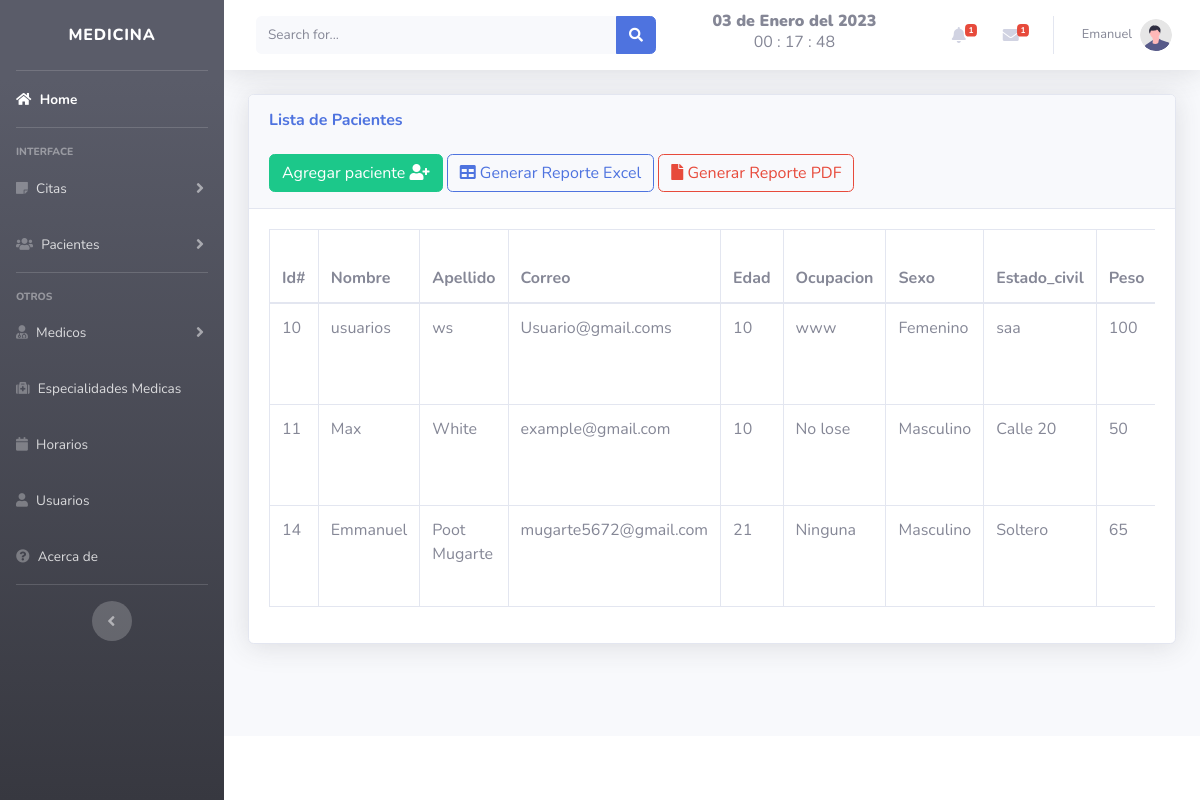
/views/pacientes.php (signed in), run on an earlier commit of the app's database.
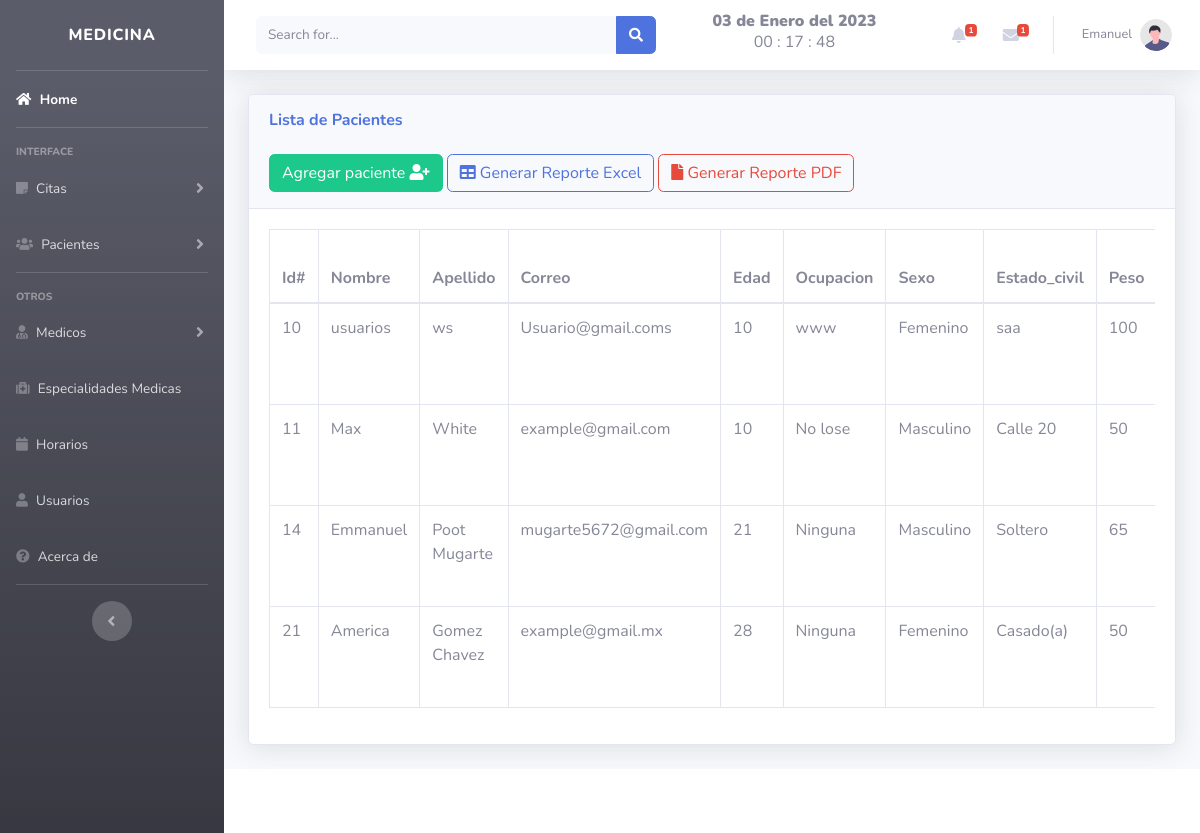
And on a later commit of the database.
### tables this page shows
CREATE TABLE `pacientes` (
  `id` int(11) NOT NULL,
  `nombre` varchar(50) NOT NULL,
  `apellidos` varchar(150) NOT NULL,
  `correo` varchar(50) NOT NULL,
  `edad` varchar(150) NOT NULL,
  `ocupacion` varchar(150) NOT NULL,
  `sexo` varchar(50) NOT NULL,
  `estado_civil` varchar(150) NOT NULL,
  `peso` varchar(150) NOT NULL,
  `nacimiento` date NOT NULL,
  `familiar` varchar(150) NOT NULL,
  `telefono` varchar(50) NOT NULL,
  `direccion` varchar(150) NOT NULL,
  `enfermedad` varchar(150) NOT NULL,
  `tipo_sangre` varchar(150) NOT NULL,
  `alergias` varchar(150) NOT NULL,
  `curp` varchar(150) NOT NULL,
  `fecha` timestamp NULL DEFAULT current_timestamp(),
  `estado` varchar(50) NOT NULL,
  `id_user` int(11) NOT NULL
);

### views/pacientes.php (the view, shortened to what this page needs)
<?php
$typeUser = $_SESSION['rol'];
if($typeUser === '2' || $typeUser ==='1'){
?>
<!DOCTYPE html>
<html lang="en">
<head>
</head>
<?php include "../includes/header.php"; ?>
<body id="page-top">
    <div class="container-fluid">
        <div class="card shadow mb-4">
            <div class="card-header py-3">
                <h6 class="m-0 font-weight-bold text-primary">Lista de Pacientes</h6>
                <br>
                <button type="button" class="btn btn-success" data-toggle="modal" data-target="#paciente">
                    <span class="glyphicon glyphicon-plus"></span> Agregar paciente <i class="fa fa-user-plus"></i> </a></button>
                <a href="../includes/r_pacientes.php" class="btn btn-outline-primary">
                    <i class="fa fa-table" aria-hidden="true"></i> Generar Reporte Excel</a>
                <a href="../includes/reporte_paciente.php" class="btn btn-outline-danger">
                    <i class="fa fa-file" aria-hidden="true"></i> Generar Reporte PDF</a>
            </div>
            <div class="card-body">
                <div class="table-responsive">
                    <table class="table table-bordered" id="dataTable" width="100%" cellspacing="0">
                        <thead>
                            <tr>
                                <th>Id#</th>
                                <th>Nombre</th>
                                <th>Apellido</th>
                                <th>Correo</th>
                                <th>Edad</th>
                                <th>Ocupacion</th>
                                <th>Sexo</th>
                                <th>Estado_civil</th>
                                <th>Peso</th>
                            </tr>
                        </thead>
                        <?php
                        include "../includes/db.php";
                        $result = mysqli_query($conexion, "SELECT * FROM pacientes ");
                        while ($fila = mysqli_fetch_assoc($result)) :
                        ?>
                            <tr>
                                <td><?php echo $fila['id']; ?></td>
                                <td><?php echo $fila['nombre']; ?></td>
                                <td><?php echo $fila['apellidos']; ?></td>
                                <td><?php echo $fila['correo']; ?></td>
                                <td><?php echo $fila['edad']; ?></td>
                                <td><?php echo $fila['ocupacion']; ?></td>
                                <td><?php echo $fila['sexo']; ?></td>
                                <td><?php echo $fila['estado_civil']; ?></td>
                                <td><?php echo $fila['peso']; ?></td>
                            </tr>
                        <?php endwhile; ?>
                    </table>
                </div>
            </div>
        </div>
    </div>
    <?php include "../includes/footer.php"; ?>
    <?php include "../includes/form_pacientes.php"; ?>
</body>
</html>
<?php }
else {
?>
<div id="notAllow" ></div>
<script src="https://code.jquery.com/jquery-3.6.3.min.js"></script>
<script  src="../js/not-allowed.js"></script>
<script src="https://unpkg.com/sweetalert/dist/sweetalert.min.js"></script><?php
}?>

What changed in the data, as far as the page shows it:
added pacientes: id "21", nombre "America", apellidos "Gomez Chavez", correo "example@gmail.mx", edad "28", ocupacion "Ninguna", sexo "Femenino", estado_civil "Casado(a)", peso "50"
